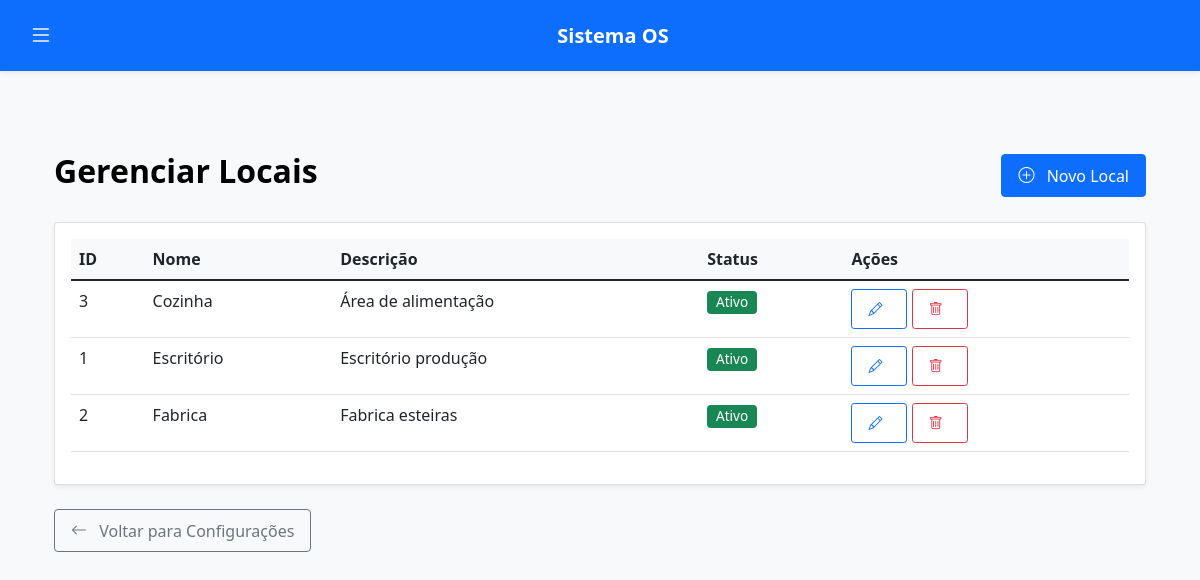
The page /admin/locais (signed in) on the database its author committed.
### tables this page shows
CREATE TABLE locais (
            id INTEGER PRIMARY KEY AUTOINCREMENT,
            nome TEXT NOT NULL UNIQUE,
            descricao TEXT,
            ativo BOOLEAN DEFAULT 1,
            data_criacao TEXT DEFAULT CURRENT_TIMESTAMP
        );

### app.py (the view)
@app.route('/admin/locais')
def listar_locais():
    if session.get('tipo') not in ['admin', 'master-admin']:
        flash('Acesso não autorizado.', 'danger')
        return redirect(url_for('login'))
    conn = get_db()
    cursor = conn.cursor()
    cursor.execute("SELECT * FROM locais ORDER BY nome")
    locais = cursor.fetchall()
    conn.close()
    return render_template('administrador/listar_locais.html', locais=locais)

### app.py (called while the page is built)
def get_db():
    if 'db' not in g:
        g.db = sqlite3.connect('db/os.db')
        g.db.row_factory = sqlite3.Row
        g.db.execute("PRAGMA journal_mode=WAL")
        g.db.execute("PRAGMA busy_timeout=5000")
    return g.db

### templates/administrador/listar_locais.html (shortened to what this page needs)
{% extends "base.html" %}
{% block content %}
<div class="container">
    <div class="d-flex justify-content-between align-items-center my-4">
        <h2>Gerenciar Locais</h2>
        <a href="{{ url_for('adicionar_local') }}" class="btn btn-primary">
            <i class="bi bi-plus-circle"></i> Novo Local
        </a>
    </div>
    <div class="card">
        <div class="card-body">
            {% if locais %}
            <div class="table-responsive">
                <table class="table table-hover">
                    <thead>
                        <tr>
                            <th>ID</th>
                            <th>Nome</th>
                            <th>Descrição</th>
                            <th>Status</th>
                            <th>Ações</th>
                        </tr>
                    </thead>
                    <tbody>
                        {% for local in locais %}
                        <tr>
                            <td>{{ local.id }}</td>
                            <td>{{ local.nome }}</td>
                            <td>{{ local.descricao if local.descricao else '-' }}</td>
                            <td>
                                {% if local.ativo %}
                                    <span class="badge bg-success">Ativo</span>
                                {% else %}
                                    <span class="badge bg-secondary">Inativo</span>
                                {% endif %}
                            </td>
                            <td>
                                <a href="{{ url_for('editar_local', id=local.id) }}" class="btn btn-sm btn-outline-primary" title="Editar">
                                    <i class="bi bi-pencil"></i>
                                </a>
                                <a href="{{ url_for('remover_local', id=local.id) }}" class="btn btn-sm btn-outline-danger" title="Remover" onclick="return confirm('Tem certeza que deseja remover este local? OSs existentes que usam este local não serão alteradas, mas ele não estará mais disponível para seleção.')">
                                    <i class="bi bi-trash"></i>
                                </a>
                            </td>
                        </tr>
                        {% endfor %}
                    </tbody>
                </table>
            </div>
            {% else %}
            <p class="text-center text-muted">Nenhum local cadastrado.</p>
            {% endif %}
        </div>
    </div>
    <div class="mt-3">
        <a href="{{ url_for('admin_configuracoes') }}" class="btn btn-outline-secondary">
            <i class="bi bi-arrow-left"></i> Voltar para Configurações
        </a>
    </div>
</div>
{% endblock %}

### static/style.css (style rules this page uses)
:root { --bs-body-bg-light: #f8f9fa; --bs-body-color-light: #212529; --bs-emphasis-color-light: #000; --card-bg-light: #ffffff; --card-border-color-light: rgba(0, 0, 0, 0.125); --card-header-bg-light: #f8f9fa; --card-header-color-light: #212529; --navbar-bg-light: #0d6efd; --navbar-color-light: rgba(255, 255, 255, 0.75); --navbar-brand-color-light: #ffffff; --navbar-hover-color-light: #ffffff; --offcanvas-bg-light: #f8f9fa; --offcanvas-color-light: #212529; --offcanvas-link-hover-bg-light: #e9ecef; --offcanvas-link-hover-color-light: #0d6efd; --table-header-bg-light: #f8f9fa; --table-header-color-light: #212529; --form-control-focus-border-light: #86b7fe; --form-control-focus-shadow-light: rgba(13, 110, 253, 0.25); --link-color-light: #0d6efd; --link-hover-color-light: #0a58ca; }
body { background-color: var(--bs-body-bg-light); color: var(--bs-body-color-light); padding-top: 56px; }
.card { box-shadow: 0 0.125rem 0.25rem rgba(0, 0, 0, 0.075); margin-bottom: 1.5rem; border: 1px solid var(--card-border-color-light); background-color: var(--card-bg-light); }
.table th { font-weight: 600; }
.table thead th { position: sticky; top: 0; background-color: var(--table-header-bg-light); color: var(--table-header-color-light); z-index: 10; }
.badge { font-weight: 500; padding: 0.35em 0.65em; font-size: 0.85em; }
.btn { font-weight: 500; padding: 0.5rem 1rem; }
.btn i, .btn .bi { margin-right: 0.5rem; vertical-align: text-bottom; }
a { color: var(--link-color-light); text-decoration: none; }
h1, h2, h3, h4, h5, h6 { color: var(--bs-emphasis-color-light); font-weight: 600; }
.container { padding-top: 1.5rem; padding-bottom: 2rem; }

### templates/base.html (style rules this page uses)
body { padding-top: 56px; }

### rows shown on the page
locais: id "3", nome "Cozinha", descricao "Área de alimentação", ativo "Ativo"
locais: id "1", nome "Escritório", descricao "Escritório produção", ativo "Ativo"
locais: id "2", nome "Fabrica", descricao "Fabrica esteiras", ativo "Ativo"
